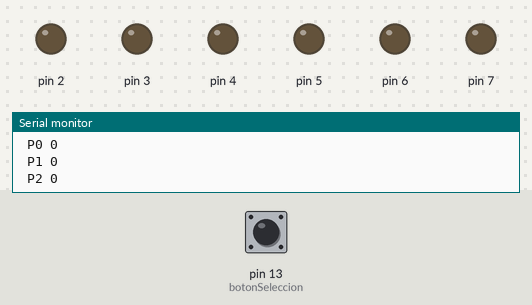
A sketch run on a simulated Arduino Uno, built with avr-gcc and run on an emulated ATmega328P. Parts: output pins drawn as LEDs (lit = HIGH), the last lines printed to the serial monitor. Inputs (shaded band) come from the test bench; at power-on: pin 13 (botonSeleccion) LOW.

Above: at 1.2 s.
1.3 s: pin 13 (botonSeleccion) pulled HIGH for 1 s
At 3.2 s:
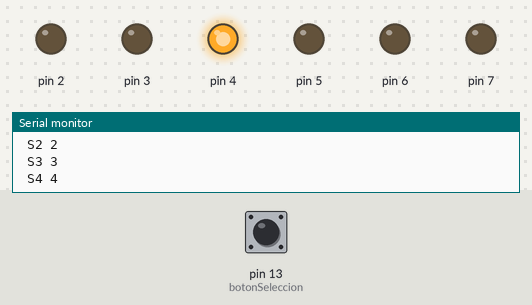
4.0 s: pin 13 (botonSeleccion) pulled HIGH for 0.15 s
At 4.8 s:
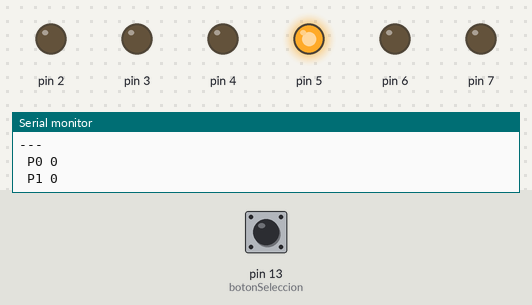
5.9 s: pin 13 (botonSeleccion) pulled HIGH for 0.15 s
At 6.7 s:
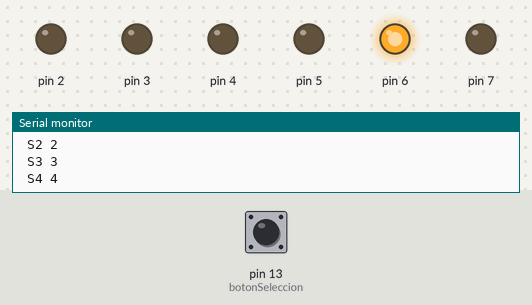
7.8 s: pin 13 (botonSeleccion) pulled HIGH for 3.2 s
At 12.4 s:
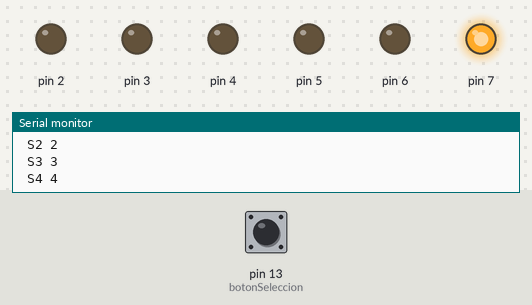
Timing chart, 0 to 13.7 s (numbered marks = the images above; inputs shaded):
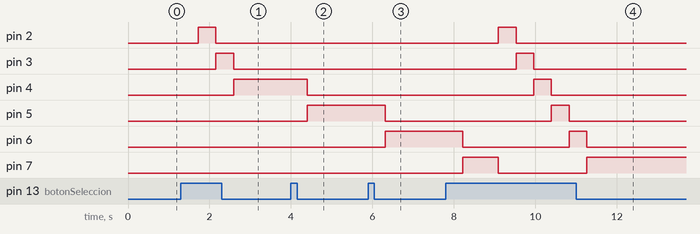

The sketch:

ENTRADASySALIDAS_PCF8574.ino
```cpp
//////////////////////////////////////////////////////////////////////////////////
//////////////////////////////////////////////////////////////////////////////////
//Ejemplo: Expansor de entradas y salidas I2c con PCF8574 - prof.martintorres@educ.ar - ETI Patagonia
//////////////////////////////////////////////////////////////////////////////////
//////////////////////////////////////////////////////////////////////////////////
#include "Arduino.h"
#include "PCF8574.h"


int botonSeleccion = 13;
int mode = 0;

PCF8574 pcf8574(0x20);// dirección de la configuración del dispositivo
//unsigned long timeElapsed;
uint8_t PIN_P0;
uint8_t PIN_P1;
uint8_t PIN_P2;
uint8_t PIN_P3;
//////////////////////////////////////////////////////////////////////////////////
//////////////////////////////////////////////////////////////////////////////////
//////////////////////////////////////////////////////////////////////////////////
void setup()
  {
  DDRD = B11111100; // Implementamos 8 bits del puerto D
  pinMode(2,OUTPUT);
  pinMode(3,OUTPUT);
  pinMode(4,OUTPUT);
  pinMode(5,OUTPUT);
  pinMode(6,OUTPUT);
  pinMode(7,OUTPUT);
  pinMode(botonSeleccion, INPUT);
  mode = 0;

  pcf8574.begin();// inicializamos la comunicación entre el uc y el CI PCF8574

  pcf8574.pinMode(P0, INPUT); //se declará el pin PO del CI PCF8574 como entrada
  pcf8574.pinMode(P1, INPUT); //se declará el pin P1 del CI PCF8574 como entrada
  pcf8574.pinMode(P2, INPUT); //se declará el pin P2 del CI PCF8574 como entrada
  pcf8574.pinMode(P3, INPUT); //se declará el pin P2 del CI PCF8574 como entrada

  pcf8574.pinMode(P4, OUTPUT);//se declará el pin P5 del CI PCF8574 como salida
  pcf8574.pinMode(P5, OUTPUT);//se declará el pin P5 del CI PCF8574 como salida
  pcf8574.pinMode(P6, OUTPUT);//se declará el pin P6 del CI PCF8574 como salida
  pcf8574.pinMode(P7, OUTPUT);//se declará el pin P7 del CI PCF8574 como salida

  //Serial.begin(115200); // inicializamos la comunicación RS232
  Serial.begin(57600); // inicializamos la comunicación RS232
  }
//////////////////////////////////////////////////////////////////////////////////
//////////////////////////////////////////////////////////////////////////////////
//////////////////////////////////////////////////////////////////////////////////
void loop()
  {


  debug_1();
  PIN_P0 = pcf8574.digitalRead(P0);            // Lee el valor del pin P0
  PIN_P1 = pcf8574.digitalRead(P1);            // Lee el valor del pin P1
  PIN_P2 = pcf8574.digitalRead(P2);            // Lee el valor del pin P2
  PIN_P3 = pcf8574.digitalRead(P3);            // Lee el valor del pin P2

//////////////////////////////////////////////////////////////////////////////////
  if (PIN_P0 == HIGH)
  {              // Si se presiona el boton P0,
    pcf8574.digitalWrite(P7, HIGH); //entonces que se ponga en alto el P7
  }
  else
  {
    pcf8574.digitalWrite(P7, LOW);  //caso contrario q se ponga en bajo el P7
  }
  delay(10);
//////////////////////////////////////////////////////////////////////////////////
    if (PIN_P1 == HIGH)
    {           // Si se presiona el boton P1,
    pcf8574.digitalWrite(P6, HIGH);//entonces que se ponga en alto el P6
  }
  else
  {
    pcf8574.digitalWrite(P6, LOW);//caso contrario q se ponga en bajo el P6
  }
  delay(10);
//////////////////////////////////////////////////////////////////////////////////
      if (PIN_P2 == HIGH)
      {         // Si se presiona el boton P2,
       pcf8574.digitalWrite(P5, HIGH);//entonces que se ponga en alto el P5
      }
     else
      {
       pcf8574.digitalWrite(P5, LOW);//caso contrario q se ponga en bajo el P5
       }
//////////////////////////////////////////////////////////////////////////////////
      if (PIN_P3 == HIGH)
         {         // Si se presiona el boton P3,
          pcf8574.digitalWrite(P4, HIGH);//entonces que se ponga en alto el P4
         }
       else
         {
          pcf8574.digitalWrite(P4, LOW);//caso contrario q se ponga en bajo el P4
         }
//////////////////////////////////////////////////////////////////////////////////
if (digitalRead(botonSeleccion)== HIGH)
   {
    mode=mode+1;
    delay (400);
   }
if (mode == 0){PORTD = B00000000;}
if (mode == 1){PORTD = B00000100;}
if (mode == 2){PORTD = B00001000;}
if (mode == 3){PORTD = B00010000;}
if (mode == 4){PORTD = B00100000;}
if (mode == 5){PORTD = B01000000;}
if (mode == 6){PORTD = B10000000;}
if (mode == 7){mode=0;}
//////////////////////////////////////////////////////////////////////////////////
  delay(10);
}
//////////////////////////////////////////////////////////////////////////////////
//////////////////////////////////////////////////////////////////////////////////
//////////////////////////////////////////////////////////////////////////////////
void debug_1()
        {
        Serial.println("---");
        Serial.print(" P0 ");Serial.print (PIN_P0);
        Serial.println("   ");
        Serial.print(" P1 ");Serial.print(PIN_P1);
        Serial.println("   ");
        Serial.print(" P2 "); Serial.print(PIN_P2);
        Serial.println("   ");
        Serial.print(" P3 ");Serial.print(PIN_P3);
        Serial.println("   ");
        Serial.print(" S1 ");Serial.print(P1);
        Serial.println("   ");
        Serial.print(" S2 "); Serial.print(P2);
        Serial.println("   ");
        Serial.print(" S3 ");Serial.print(P3);
        Serial.println("   ");
        Serial.print(" S4 ");Serial.print(P4);
        Serial.println("   ");
        }
//////////////////////////////////////////////////////////////////////////////////
//////////////////////////////////////////////////////////////////////////////////
//////////////////////////////////////////////////////////////////////////////////
```

Measured:
- after the input at 1.3 s, pin 2: LOW → HIGH after 0.43 s, → LOW 0.44 s later; pin 3: LOW → HIGH after 0.86 s, → LOW 0.44 s later; pin 4: LOW → HIGH after 1.3 s
- after the input at 4.0 s, pin 4: HIGH → LOW after 0.40 s; pin 5: LOW → HIGH after 0.40 s
- after the input at 5.9 s, pin 5: HIGH → LOW after 0.41 s; pin 6: LOW → HIGH after 0.41 s
- after the input at 7.8 s, pin 2: LOW → HIGH after 1.3 s, → LOW 0.44 s later; pin 3: LOW → HIGH after 1.7 s, → LOW 0.44 s later; pin 4: LOW → HIGH after 2.2 s, → LOW 0.44 s later; pin 5: LOW → HIGH after 2.6 s, → LOW 0.44 s later; pin 6: HIGH → LOW after 0.42 s, → HIGH 2.6 s later, → LOW 0.44 s later
